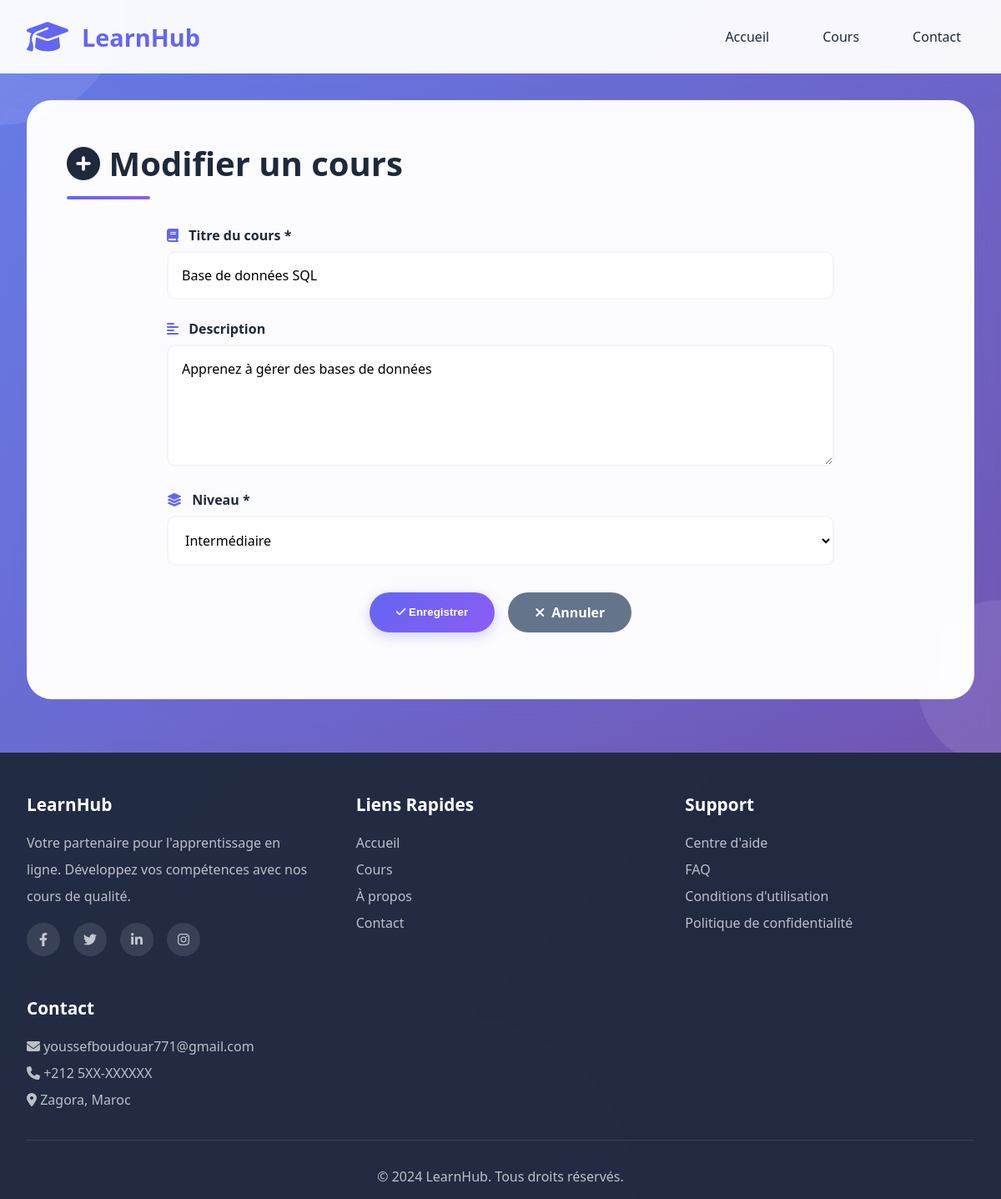
The page /courses/courses_edit.php?id=4 on the database its author committed.
### tables this page shows
CREATE TABLE courses (
    id INT AUTO_INCREMENT PRIMARY KEY,
    title VARCHAR(100) NOT NULL,
    description TEXT,
    course_level ENUM('Débutant', 'Intermédiaire', 'Avancé') NOT NULL, 
    created_at DATE
);

### courses/courses_edit.php (the view, shortened to what this page needs)
<?php
    require_once '../config.php';
    $course_id = $_GET['id'];
    $sql = "SELECT * FROM courses WHERE id = $course_id";
    $res = mysqli_query($connection, $sql);
    $course = mysqli_fetch_assoc($res);
        $ex_title = $course['title'];
        $ex_description = $course['description'];
        $ex_course_level = $course['course_level'];
    require_once '../header.php';
?>
<div class="container">
    <div class="courses-section" style="margin-top: 2rem;">
        <div class="section-header">
            <h2><i class="fas fa-plus-circle"></i> Modifier un cours</h2>
        </div>
        <form method="POST" action="" class="course-form">
            <div class="form-group">
                <label for="title">
                    <i class="fas fa-book"></i> Titre du cours *
                </label>
                <input
                    type="text"
                    id="title"
                    name="title"
                    placeholder="Ex: Introduction au Python"
                    required
                    value = "<?= $ex_title?>"
                >
            </div>
            <div class="form-group">
                <label for="description">
                    <i class="fas fa-align-left"></i> Description
                </label>
                <textarea
                    id="description"
                    name="description"
                    rows="5"
                    placeholder="Décrivez le contenu de ce cours..."
                ><?=$ex_description?></textarea>
            </div>
            <div class="form-group">
                <label for="course_level">
                    <i class="fas fa-layer-group"></i> Niveau *
                </label>
                <select id="course_level" name="course_level" required>
                    <option value="Intermédiaire" <?php if($ex_course_level == 'Intermédiaire') echo 'selected'; ?>>Intermédiaire</option>
                </select>
            </div>
            <div class="form-actions">
                <button type="submit" class="btn-primary">
                    <i class="fas fa-check"></i> Enregistrer
                </button>
                <a href="courses_list.php" class="btn-secondary">
                    <i class="fas fa-times"></i> Annuler
                </a>
            </div>
        </form>
    </div>
</div>
<?php
    require_once '../footer.php';
?>

### css/style.css (style rules this page uses)
* { margin: 0; padding: 1; box-sizing: border-box; }
:root { --primary: #6366f1; --primary-dark: #4f46e5; --secondary: #8b5cf6; --accent: #ec4899; --success: #10b981; --warning: #f59e0b; --danger: #ef4444; --dark: #1e293b; --gray: #64748b; --light: #f1f5f9; --white: #ffffff; --shadow: 0 10px 40px rgba(99, 102, 241, 0.1); --shadow-lg: 0 20px 60px rgba(99, 102, 241, 0.15); }
body { font-family: 'Segoe UI', Tahoma, Geneva, Verdana, sans-serif; background: linear-gradient(135deg, #667eea 0%, #764ba2 100%); min-height: 100vh; color: var(--dark); overflow-x: hidden; }
.container { max-width: 1400px; margin: 0 auto; padding: 0 2rem; }
.btn-primary { background: linear-gradient(135deg, var(--primary), var(--secondary)); color: white; padding: 0.8rem 2rem; border-radius: 50px; border: none; cursor: pointer; font-weight: 600; transition: all 0.3s; box-shadow: 0 4px 15px rgba(99, 102, 241, 0.3); }
.courses-section { background: rgba(255, 255, 255, 0.98); border-radius: 30px; padding: 3rem; margin: 3rem 0; box-shadow: var(--shadow-lg); animation: fadeInUp 0.8s ease-out; }
.section-header { display: flex; justify-content: space-between; align-items: center; margin-bottom: 2rem; }
.section-header h2 { font-size: 2.5rem; color: var(--dark); position: relative; padding-bottom: 1rem; }
.section-header h2::after { content: ''; position: absolute; bottom: 0; left: 0; width: 100px; height: 4px; background: linear-gradient(90deg, var(--primary), var(--secondary)); border-radius: 2px; }
.course-form { max-width: 800px; margin: 2rem auto; }
.form-group { margin-bottom: 1.5rem; }
.form-group label { display: block; margin-bottom: 0.5rem; color: var(--dark); font-weight: 600; font-size: 1rem; }
.form-group label i { color: var(--primary); margin-right: 0.5rem; }
.form-group input, .form-group textarea, .form-group select { width: 100%; padding: 1rem; border: 2px solid var(--light); border-radius: 10px; font-size: 1rem; font-family: inherit; transition: all 0.3s; background: white; }
.form-group textarea { resize: vertical; min-height: 120px; }
.form-actions { display: flex; gap: 1rem; justify-content: center; margin-top: 2rem; }
.btn-secondary { background: var(--gray); color: white; padding: 0.8rem 2rem; border-radius: 50px; border: none; cursor: pointer; font-weight: 600; transition: all 0.3s; text-decoration: none; display: inline-flex; align-items: center; gap: 0.5rem; }

### rows shown on the page
courses: title "Base de données SQL", description "Apprenez à gérer des bases de données", course_level "Intermédiaire"
